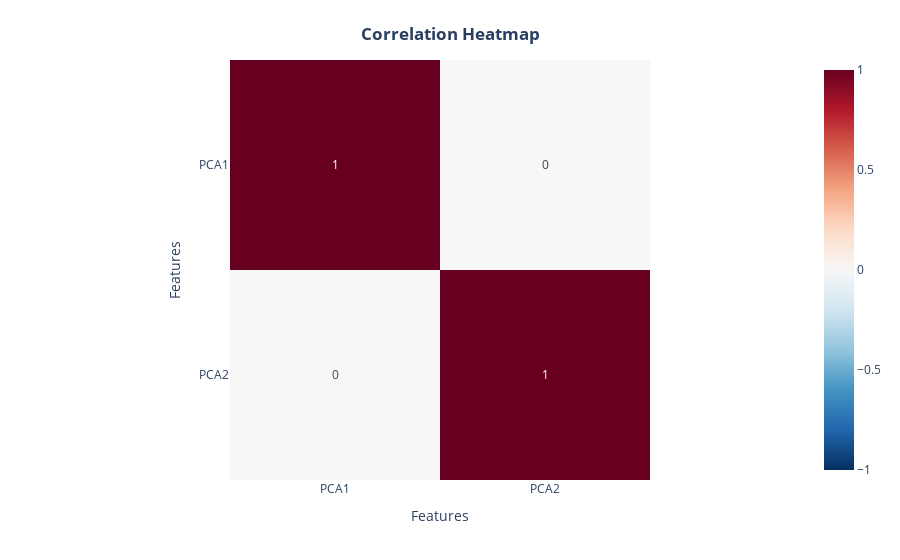

Notebook source saved alongside this figure:
### Markdown cell above
Reduced to 2 PCA components for better interpretability & visualization for the Clustering analysis later.

### Code cell
# Show the correlation heatmap of the reduced features
correlation_analysis(pca_df)

### Figure 1 — Plotly figure (JSON) as saved in the notebook; plotly's stock layout.template omitted (floating-point values rounded to 4 significant figures)
{"data": [{"coloraxis": "coloraxis", "hovertemplate": "x: %{x}<br>y: %{y}<br>color: %{z}<extra></extra>", "name": "0", "texttemplate": "%{z}", "type": "heatmap", "x": ["PCA1", "PCA2"], "xaxis": "x", "y": ["PCA1", "PCA2"], "yaxis": "y", "z": [[1, 0], [0, 1]]}], "layout": {"coloraxis": {"cmax": 1, "cmin": -1, "colorscale": [[0, "rgb(5,48,97)"], [0.1, "rgb(33,102,172)"], [0.2, "rgb(67,147,195)"], [0.3, "rgb(146,197,222)"], [0.4, "rgb(209,229,240)"], [0.5, "rgb(247,247,247)"], [0.6, "rgb(253,219,199)"], [0.7, "rgb(244,165,130)"], [0.8, "rgb(214,96,77)"], [0.9, "rgb(178,24,43)"], [1, "rgb(103,0,31)"]]}, "margin": {"t": 60}, "title": {"text": "<b>Correlation Heatmap</b>", "x": 0.5, "xanchor": "center", "y": 0.95, "yanchor": "top"}, "xaxis": {"anchor": "y", "constrain": "domain", "domain": [0, 1], "scaleanchor": "y", "title": {"text": "Features"}}, "yaxis": {"anchor": "x", "autorange": "reversed", "constrain": "domain", "domain": [0, 1], "title": {"text": "Features"}}}}
